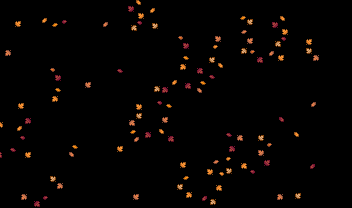

This game map was drawn from its Tiled (.tmx) file and the tilesets committed beside it. A one-line description and the full map source follow:
An orthogonal 22x13 tile map with 16x16 px tiles, 1 tile layer (Back2).

<map version="1.10" tiledversion="1.11.0" orientation="orthogonal" renderorder="right-down" width="22" height="13" tilewidth="16" tileheight="16" infinite="0" nextlayerid="3" nextobjectid="1">
 <tileset firstgid="1" name="Leaves" tilewidth="16" tileheight="16" tilecount="150" columns="15">
  <image source="Leaves.png" width="240" height="160" />
 </tileset>
 <layer id="1" name="Back2" width="22" height="13">
  <data encoding="csv">
0,0,0,0,0,0,0,0,66,67,0,0,0,0,0,0,0,0,0,0,0,0,
70,71,72,73,74,0,38,0,81,82,0,0,0,0,0,64,65,66,0,0,0,0,
0,0,0,0,0,0,0,0,0,0,0,61,62,63,0,79,80,81,0,75,0,0,
12,0,0,0,0,0,0,0,0,0,0,76,77,78,0,94,95,96,0,90,0,0,
0,0,0,61,0,0,0,23,0,0,0,91,92,93,0,0,0,0,0,0,0,0,
0,0,0,76,0,10,0,0,0,102,103,104,105,0,0,0,0,0,0,0,0,0,
0,75,0,91,0,0,0,0,106,107,108,0,0,0,0,0,0,0,0,38,0,0,
113,114,0,0,0,0,0,0,121,122,123,0,0,0,0,0,0,39,0,0,0,0,
128,129,0,0,0,0,0,0,136,137,138,0,0,0,109,110,111,0,41,0,0,0,
143,144,0,0,105,0,0,2,0,0,0,0,0,0,124,125,126,0,0,0,0,0,
0,0,0,0,0,0,0,0,0,0,0,115,116,117,139,140,141,0,0,40,0,0,
0,0,0,90,0,0,0,0,0,0,0,130,131,132,0,0,0,0,0,0,0,0,
0,12,135,0,0,0,0,0,10,0,0,145,146,147,0,0,0,12,19,0,0,0
</data>
 </layer>
 <objectgroup id="2" name="Back2" />
</map>
